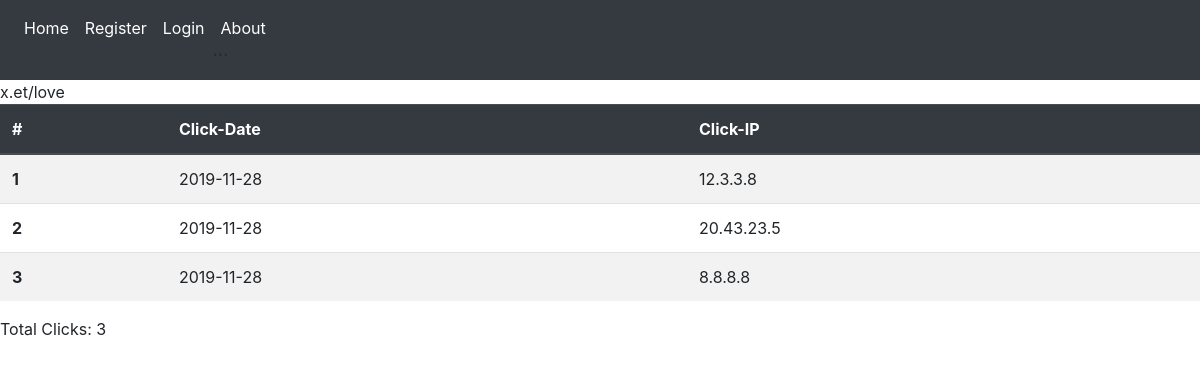
Screenshot of /link/2 with the database file from the repository.
### short/models.py (models this page shows, shortened)
class Link(db.Model):
    id = db.Column(db.Integer, primary_key=True)
    short_link = db.Column(db.String(100), unique=True, nullable=False)
    long_link = db.Column(db.String(100), nullable=False)
    count = db.Column(db.Integer, nullable=False, default=0)
    date_created = db.Column(db.DateTime, nullable=False, default=datetime.utcnow)
    date_destroyed = db.Column(db.DateTime, nullable=True)
    user_id = db.Column(db.Integer, db.ForeignKey('user.id'), nullable=False)
    clicks = db.relationship('Click',backref='stat',lazy=True)

class Click(db.Model):
    id = db.Column(db.Integer, primary_key=True)
    click_date = db.Column(db.DateTime, nullable=False, default=datetime.utcnow)
    click_ip = db.Column(db.String(20), default='127.0.0.1')
    link_id = db.Column(db.Integer, db.ForeignKey('link.id'), nullable=False)

### short/routes.py (the view)
@app.route('/link/<int:link_id>')
def stat(link_id):
    link = Link.query.get_or_404(link_id)
    return render_template('link.html',title='Statistics',link=link)

### short/templates/link.html
{% extends "layout.html" %}
{% block content%}
{{ link.short_link }}
<table class="table table-striped">
    <thead class="thead-dark">
      <tr>
        <th scope="col">#</th>
        <th scope="col">Click-Date</th>
        <th scope="col">Click-IP</th>
      </tr>
    </thead>
    <tbody>
    {% for click in link.clicks %}
    <tr>
        <th scope="row">{{ loop.index }}</th>
        <td>{{ click.click_date.strftime('%Y-%m-%d') }}</td>
        <td>{{ click.click_ip }}</td>
      </tr>
    {% endfor %}
    </tbody>
  </table>
  Total Clicks: {{ link.clicks|length }}
{% endblock content %}

### rows the page displays
Link: short_link "x.et/love"
Click: click_date "2019-11-28", click_ip "12.3.3.8"
Click: click_date "2019-11-28", click_ip "20.43.23.5"
Click: click_date "2019-11-28", click_ip "8.8.8.8"

### other values shown
{{ link.clicks|length }} "3"
